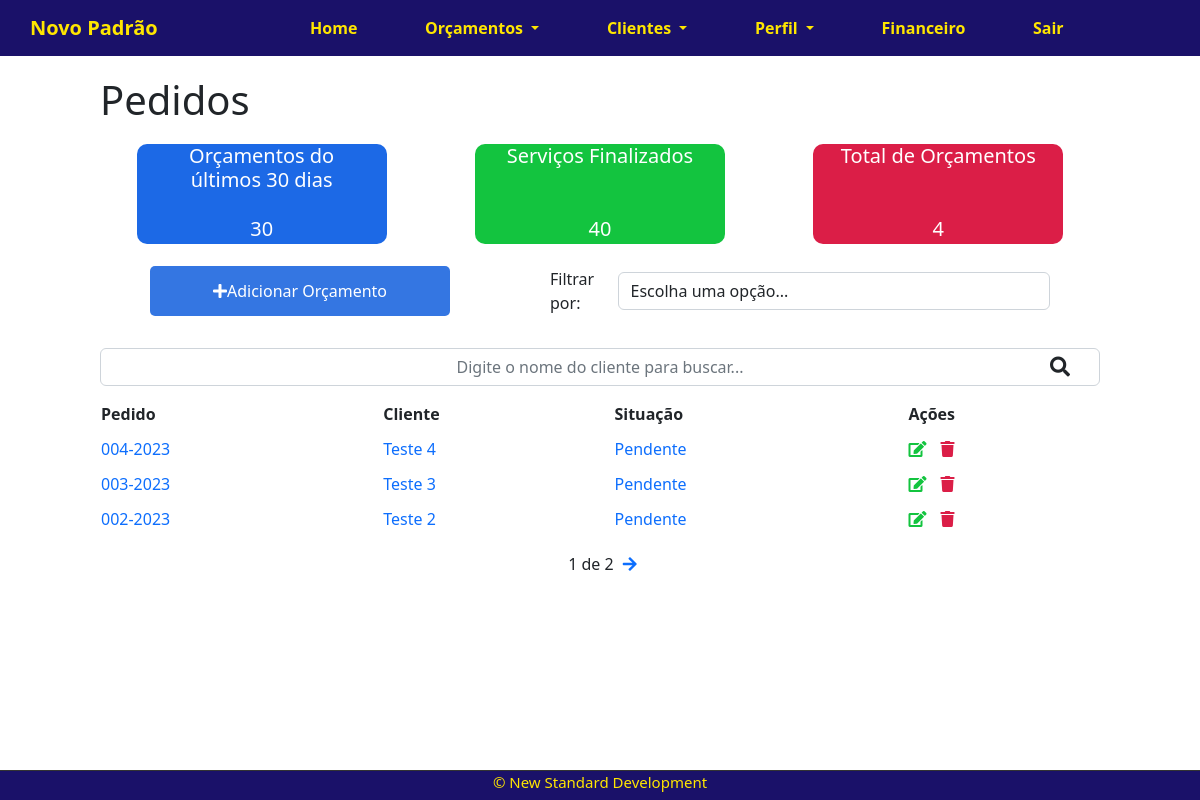
Page /budgets/ (signed in) on the earlier database version.
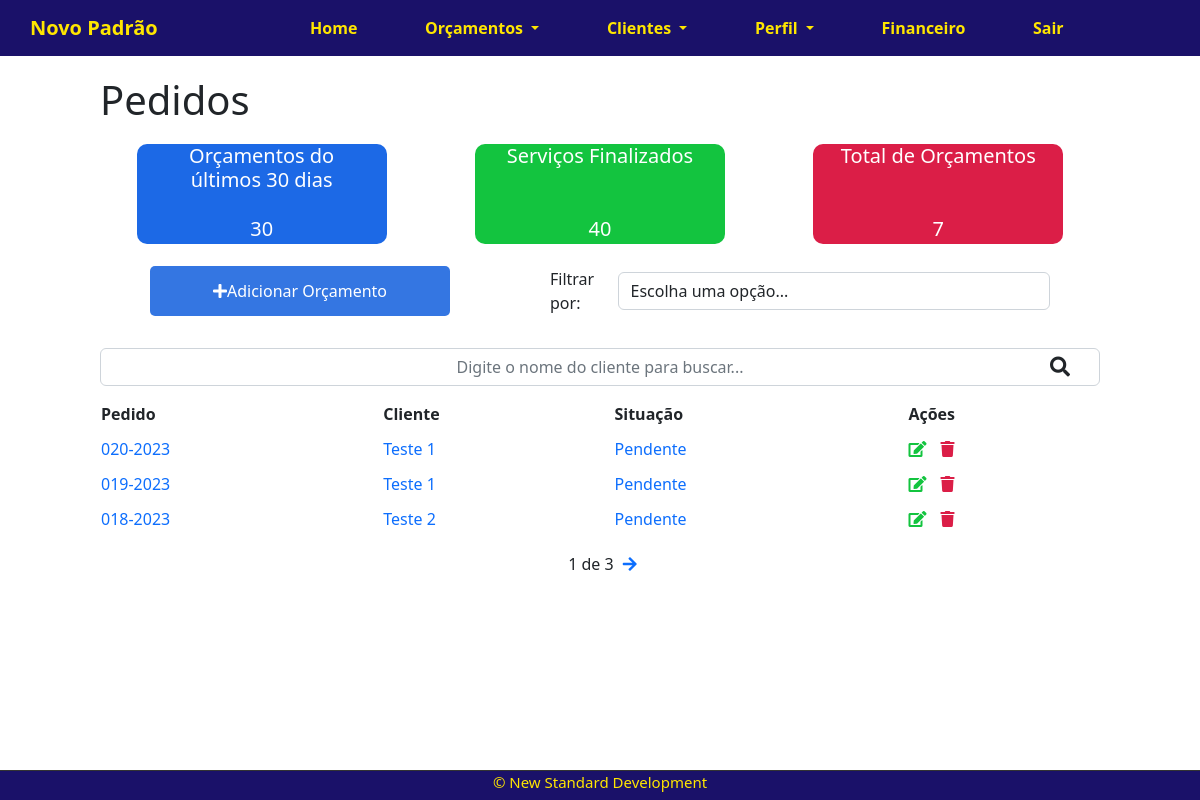
Same page on the later database version.
### budgets/models.py (models this page shows, shortened)
class Budgets(models.Model):
    SITUATION = ("Pendente","Pendente"),("Aprovado","Aprovado"),("Cancelado","Cancelado"),("Em andamento","Em andamento"),("Concluido","Concluido")
    client = models.ForeignKey(Clients,  null=True, on_delete=models.SET_NULL)
    user = models.ForeignKey(get_user_model(),  null=True, on_delete=models.CASCADE)
    number_budgets = models.CharField(max_length=10,unique=True)
    reference = models.CharField(max_length=500, null=True,blank=True)
    situation = models.CharField(
        max_length=500,
        choices=SITUATION,
        null=True,
        blank=True,
        default="Pendente"
    )
    validity = models.DateField(null=True,blank=True)
    term = models.CharField(max_length=100,null=True,blank=True)
    obs = models.TextField(null=True,blank=True)
    create_at = models.DateTimeField(auto_now_add=True)
    update_at = models.DateTimeField(auto_now=True)

### company/models.py (models this page shows)
class Clients(models.Model):
    name = models.CharField(max_length=255 )
    client_type = models.CharField(
        max_length=25,
        choices=CLIENT_TYPE,
        null=True,
        blank=True,
        )
    user = models.ForeignKey(get_user_model(), on_delete=models.CASCADE)
    create_at = models.DateTimeField(auto_now_add=True)
    update_at = models.DateTimeField(auto_now=True)
    def __str__(self) -> str:
        if self.client_type == None:
            self.client_type = ''
        return '{} ' .format( self.name, self.client_type)

### budgets/views.py (the view)
# urls.py: path('budgets/', views.listBudgets, name='budgets-list'),
@login_required
def listBudgets(request):
    search = request.GET.get('search')
    filter = request.GET.get('filter-budgets')
    print(filter)
    if search:
        budgets = Budgets.objects.filter(client__name__icontains=search, user=request.user) or Budgets.objects.filter(number_budgets__icontains=search, user=request.user)
        if not budgets:
            messages.warning(request,"Sem resultados.")
    elif filter:
        budgets = Budgets.objects.filter(situation=filter, user=request.user).order_by('-create_at').filter(user = request.user)
        if not budgets:
            messages.warning(request,"Sem resultados.")
    else:
        budgets = Budgets.objects.all().order_by('-create_at').filter(user = request.user)
    if budgets:
        paginator = Paginator(budgets,3)
        page = request.GET.get('page')
        budgets = paginator.get_page(page)
    budgetsCount = Budgets.objects.all().filter(user=request.user).count()
    context = {
        'budgets': budgets ,
        'budgetsCount':budgetsCount}
    return render(request, 'budgets.html', context)

### budgets/templates/budgets.html (shortened to what the changed rows need)
{% extends 'base.html' %}
{% block content %}
<div class="offset-1 col-10 list-div">
    <h1>Pedidos</h1>
    <div class="flex-container dashboard-client">
        <div class="col-4 dashboard-client-box" id="dashboard-client-doing">
            <h4>Total de Orçamentos</h4>
            <span> {{ budgetsCount }}</span>
        </div>
    </div>
    <div class="div-base-table">
        {% if budgets %}
        <table class="budgets-list">
            <thead>
                <tr>
                    <th>Pedido</th>
                    <th>Cliente</th>
                    <th>Situação</th>
                    <th>Ações</th>
                </tr>
            </thead>
            <tbody class="budgets-list-body">
                {% for budget in budgets %}
                <tr>
                    <td>
                        <span class="">
                            <a href="">{{budget.number_budgets}}
                            </a>
                        </span>
                    </td>
                    <td>
                        <span class="">
                            <a href="">
                                {% if budget.client%}
                                {{budget.client}}
                                {% endif%}
                            </a>
                        </span>
                    </td>
                    <td>
                        <span class="">
                            <a href="">
                                {{budget.situation}}
                            </a>
                        </span>
                    </td>
                    <td class="buttons-actions">
                        <a href="">
                            <span>
                                <i class="fas fa-edit "></i>
                            </span>
                        </a>
                        <a href="" class="delete-btn">
                            <span>
                                <i class="fas fa-trash"></i>
                            </span>
                        </a>
                    </td>
                </tr>
                {%endfor %}
            </tbody>
        </table>
        {% else %}
        <div id="reload-budgets">
            <a href="/budgets">
                <button class="btn btn-primary">Recarregar</button>
            </a>
        </div>
        {% endif %}
    </div>
    {% if budgetsCount > 3 %}
    <div class="pagination">
        <span class="step-links">
            {% if budgets.paginator.num_pages %}
            <span class="current">
                {{ budgets.number }} de {{ budgets.paginator.num_pages }}
            </span>
            {% endif %}
            {% if budgets.has_next %}
            <a href="?page={{ budgets.next_page_number }}"><i class="fas fa-arrow-right"></i></a>
            {% endif %}
        </span>
    </div>
    {% else %}
    <div class="pagination"></div>
    {% endif %}
</div>
{% endblock %}

Differences in the rows shown:
no longer on this page (row edited): Budgets: number_budgets "004-2023", client "Teste 4", situation "Pendente"
no longer on this page (row edited): Budgets: number_budgets "003-2023", client "Teste 3", situation "Pendente"
no longer on this page (row unchanged): Budgets: number_budgets "002-2023", client "Teste 2", situation "Pendente"
added Budgets: number_budgets "020-2023", client "Teste 1", situation "Pendente"
added Budgets: number_budgets "019-2023", client "Teste 1", situation "Pendente"
added Budgets: number_budgets "018-2023", client "Teste 2", situation "Pendente"
Other differences:
{{ budgetsCount }}: "4" → "7"
{{ budgets.paginator.num_pages }}: "2" → "3"
